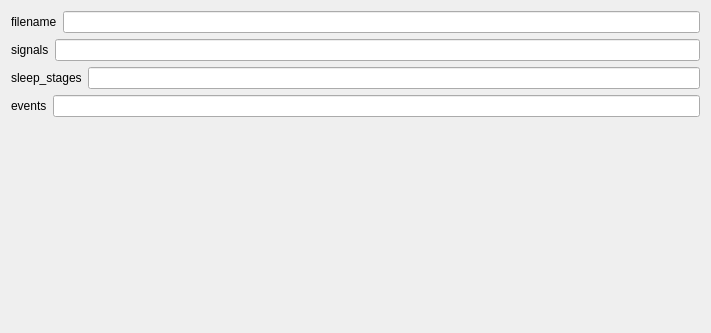
<?xml version="1.0" encoding="UTF-8"?>
<ui version="4.0">
 <class>YasaSleepStagingSettingsView</class>
 <widget class="QWidget" name="YasaSleepStagingSettingsView">
  <property name="styleSheet">
   <string notr="true">font: 12pt &quot;Roboto&quot;;</string>
  </property>
  <property name="geometry">
   <rect>
    <x>0</x>
    <y>0</y>
    <width>711</width>
    <height>333</height>
   </rect>
  </property>
  <property name="windowTitle">
   <string>Form</string>
  </property>
  <layout class="QVBoxLayout" name="verticalLayout">
   <item>
    <layout class="QHBoxLayout" name="filename_horizontalLayout">
     <item>
      <widget class="QLabel" name="filename_label">
       <property name="text">
        <string>filename</string>
       </property>
      </widget>
     </item>
     <item>
      <widget class="QLineEdit" name="filename_lineedit"/>
     </item>
    </layout>
   </item><item>
    <layout class="QHBoxLayout" name="signals_horizontalLayout">
     <item>
      <widget class="QLabel" name="signals_label">
       <property name="text">
        <string>signals</string>
       </property>
      </widget>
     </item>
     <item>
      <widget class="QLineEdit" name="signals_lineedit"/>
     </item>
    </layout>
   </item><item>
    <layout class="QHBoxLayout" name="sleep_stages_horizontalLayout">
     <item>
      <widget class="QLabel" name="sleep_stages_label">
       <property name="text">
        <string>sleep_stages</string>
       </property>
      </widget>
     </item>
     <item>
      <widget class="QLineEdit" name="sleep_stages_lineedit"/>
     </item>
    </layout>
   </item><item>
    <layout class="QHBoxLayout" name="events_horizontalLayout">
     <item>
      <widget class="QLabel" name="events_label">
       <property name="text">
        <string>events</string>
       </property>
      </widget>
     </item>
     <item>
      <widget class="QLineEdit" name="events_lineedit"/>
     </item>
    </layout>
   </item>
   <item>
    <spacer name="verticalSpacer">
     <property name="orientation">
      <enum>Qt::Vertical</enum>
     </property>
     <property name="sizeHint" stdset="0">
      <size>
       <width>20</width>
       <height>40</height>
      </size>
     </property>
    </spacer>
   </item>
  </layout>
 </widget>
 <resources>
  <include location="../../../../snooz-toolbox/src/main/python/ui/themes/themes.qrc"/>
 </resources>
 <connections/>
 </ui>
